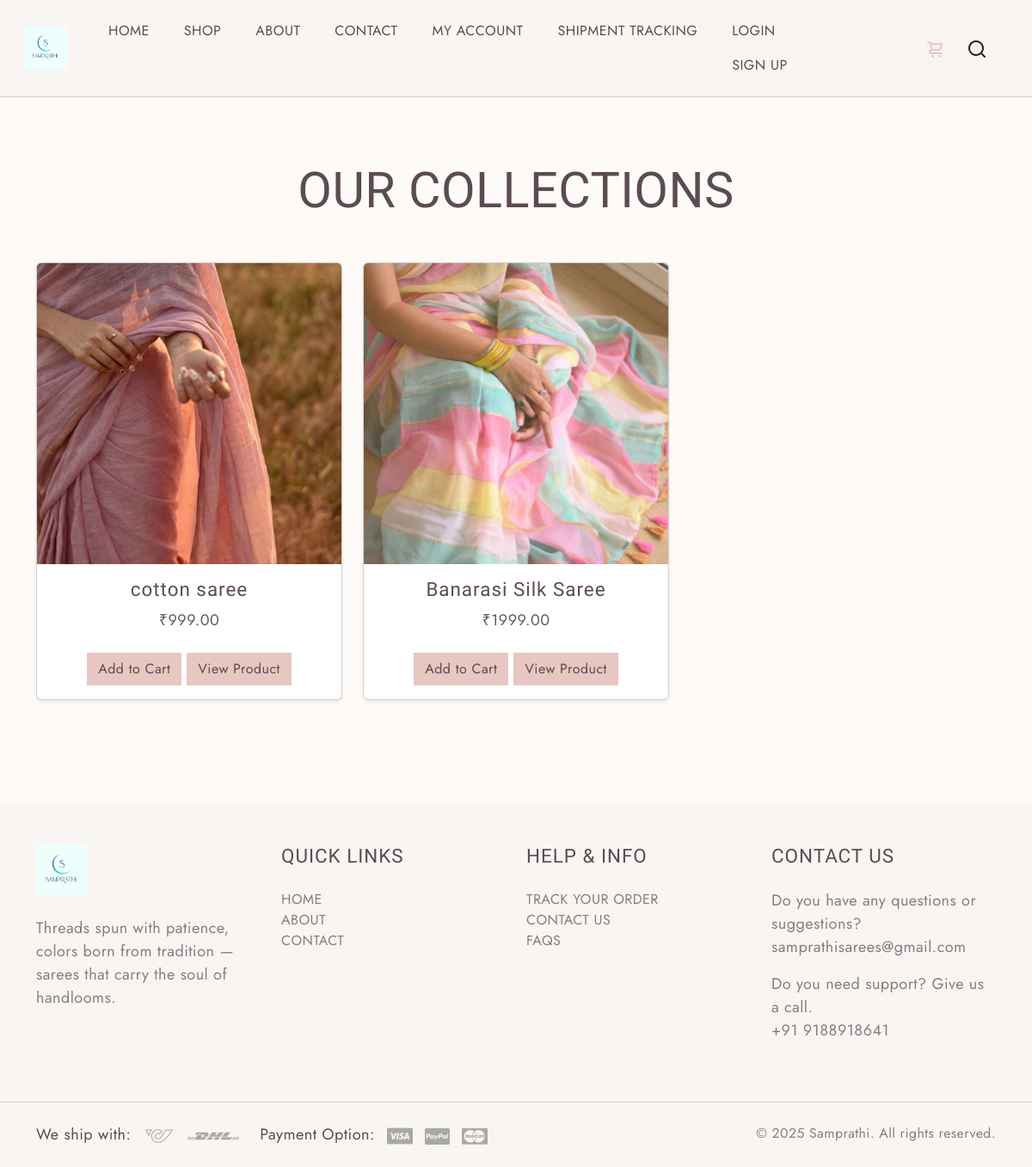
The app's page /shop/ with its own data.
### products/models.py (models this page shows, shortened)
class Product(models.Model):
    name = models.CharField(max_length=200)
    price = models.DecimalField(max_digits=8, decimal_places=2)
    description = models.TextField()
    image = models.ImageField(upload_to='products/')
    stock = models.IntegerField()
    available = models.BooleanField(default=True)

### products/views.py (the view)
# urls.py: path('shop/', views.shop, name='shop'),
def shop(request):
    products = Product.objects.filter(available=True)
    return render(request, "products/shop.html", {
        "products": products
    })

### products/context_processors.py (called while the page is built)
def cart_count(request):
    cart = request.session.get('cart', {})
    count = sum(cart.values())
    return {
        'cart_count': count
    }

### products/templates/products/shop.html
{% extends "products/base.html" %}
{% load static %}
{% block content %}
<div class="container py-5">
    <h2 class="text-center mb-5">OUR COLLECTIONS</h2>
    <div class="row">
        {% for product in products %}
        <div class="col-md-4 mb-4">
            <div class="card h-100 shadow-sm">
                {% if product.image %}
                    <img src="{{ product.image.url }}"
                         class="card-img-top"
                         style="height:350px; object-fit:cover;">
                {% endif %}
                <div class="card-body text-center">
                    <h5>{{ product.name }}</h5>
                    <p class="text-muted">
                        ₹{{ product.price }}
                    </p>
                    <a href="{% url 'add_to_cart' product.id %}" class="btn btn-dark mt-2">
                        Add to Cart
                    </a>
                    <a href="{% url 'product_detail' product.id %}" class="btn btn-dark mt-2">
                        View Product
                    </a>
                </div>
            </div>
        </div>
        {% endfor %}
    </div>
</div>
{% endblock %}

### products/templates/products/base.html (shortened to what this page needs)
{% load static %}
<!DOCTYPE html>
<html lang="en">
<head>
  <link href="https://cdn.jsdelivr.net/npm/bootstrap@5.3.0-alpha3/dist/css/bootstrap.min.css" rel="stylesheet">
  <link href="https://unpkg.com/aos@2.3.4/dist/aos.css" rel="stylesheet">
  <link rel="stylesheet" type="text/css" href="{% static 'css/vendor.css' %}">
  <link rel="stylesheet" href="https://cdn.jsdelivr.net/npm/swiper@9/swiper-bundle.min.css" />
  <link rel="stylesheet" type="text/css" href="{% static 'style.css' %}">
  <link rel="stylesheet" href="https://cdn.jsdelivr.net/npm/bootstrap-icons@1.11.3/font/bootstrap-icons.min.css">
</head>
<body class="homepage">
  <nav class="navbar navbar-expand-lg text-uppercase fs-6 p-3 border-bottom align-items-center" style="background-color: #f9f5f3; border-bottom: 1px solid #e8c7c2;">
    <div class="container-fluid">
      <div class="row justify-content-between align-items-center w-100">
        <div class="col-auto">
          <a class="navbar-brand" href="{% url 'home' %}">
            <img src="{% static 'images/samprathi-logo.jpeg' %}" alt="Samprathi" style="height: 50px; width: auto; max-width: 180px;">
          </a>
        </div>
        <div class="col-auto">
          <div class="offcanvas offcanvas-end" tabindex="-1" id="offcanvasNavbar" aria-labelledby="offcanvasNavbarLabel">
            <div class="offcanvas-body">
              <ul class="navbar-nav justify-content-end flex-grow-1 gap-4 pe-3">
                <li class="nav-item"><a class="nav-link" href="{% url 'home' %}">Home</a></li>
                <li class="nav-item"><a class="nav-link" href="{% url 'shop' %}">Shop</a></li>
                <li class="nav-item"><a class="nav-link" href="{% url 'about' %}">About</a></li>
                <li class="nav-item"><a class="nav-link" href="{% url 'contact' %}">Contact</a></li>
                <li class="nav-item"><a class="nav-link" href="{% url 'login' %}">My Account</a></li>
                <li class="nav-item"><a class="nav-link text-uppercase" href="{% url 'tracking' %}">
    Shipment Tracking
</a></li>
                <li class="nav-item">
                  {% if user.is_authenticated %}
                    <a class="nav-link" href="{% url 'logout' %}">Logout</a>
                  {% else %}
                    <a class="nav-link" href="{% url 'login' %}">Login</a>
                    <a class="nav-link" href="{% url 'register' %}">Sign Up</a>
                  {% endif %}
                </li>
              </ul>
            </div>
          </div>
        </div>
        <div class="col-auto ms-auto">
          <ul class="list-unstyled d-flex align-items-center m-0 gap-3">
            <li class="d-none d-lg-block">
                <a href="{% url 'cart' %}" class="mx-2 position-relative">
                  <svg width="24" height="24">
                      <use xlink:href="#cart"></use>
                   </svg>
</a>
            </li>
            <li class="search-box">
              <a href="#search" class="search-button text-dark">
                <svg width="24" height="24">
                  <use xlink:href="#search"></use>
                </svg>
              </a>
            </li>
          </ul>
        </div>
      </div>
    </div>
  </nav>
  {% block content %}{% endblock %}
  <footer id="footer" class="mt-5" style="background-color: #f9f5f3; color: #5c4b51;">
    <div class="container">
      <div class="row d-flex flex-wrap justify-content-between py-5">
        <div class="col-md-3 col-sm-6">
          <div class="footer-menu footer-menu-001">
            <div class="footer-intro mb-4">
              <a href="{% url 'home' %}">
                <img src="{% static 'images/samprathi-logo.jpeg' %}" alt="Samprathi" style="height: 60px; width: auto;">
              </a>
            </div>
            <p style="color: #8a7a80;">
              Threads spun with patience, colors born from tradition — sarees that carry the soul of handlooms.
            </p>
            <div class="social-links">
              <ul class="list-unstyled d-flex flex-wrap gap-3">
                <li><a href="#" class="text-secondary"><svg width="24" height="24"><use xlink:href="#facebook"></use></svg></a></li>
                <li><a href="#" class="text-secondary"><svg width="24" height="24"><use xlink:href="#twitter"></use></svg></a></li>
                <li><a href="#" class="text-secondary"><svg width="24" height="24"><use xlink:href="#youtube"></use></svg></a></li>
                <li><a href="#" class="text-secondary"><svg width="24" height="24"><use xlink:href="#pinterest"></use></svg></a></li>
                <li>
                  <a href="https://www.instagram.com/samprathi_sarees?utm_source=ig_web_button_share_sheet&igsh=ZDNlZDc0MzIxNw==" target="_blank" class="text-secondary">
                    <svg width="24" height="24"><use xlink:href="#instagram"></use></svg>
                  </a>
                </li>
              </ul>
            </div>
          </div>
        </div>
        <div class="col-md-3 col-sm-6">
          <div class="footer-menu footer-menu-002">
            <h5 class="widget-title text-uppercase mb-4">Quick Links</h5>
            <ul class="menu-list list-unstyled text-uppercase border-animation-left fs-6">
              <li class="menu-item"><a href="{% url 'home' %}" class="item-anchor">Home</a></li>
              <li class="menu-item"><a href="{% url 'about' %}" class="item-anchor">About</a></li>
              <li class="menu-item"><a href="{% url 'contact' %}" class="item-anchor">Contact</a></li>
            </ul>
          </div>
        </div>
        <div class="col-md-3 col-sm-6">
          <div class="footer-menu footer-menu-003">
            <h5 class="widget-title text-uppercase mb-4">Help & Info</h5>
            <ul class="menu-list list-unstyled text-uppercase border-animation-left fs-6">
              <li class="menu-item"><a href="/tracking/" class="item-anchor">Track Your Order</a></li>
              <li class="menu-item"><a href="{% url 'contact' %}" class="item-anchor">Contact Us</a></li>
              <li class="menu-item"><a href="{% url 'faq' %}" class="item-anchor">Faqs</a></li>
            </ul>
          </div>
        </div>
        <div class="col-md-3 col-sm-6">
          <div class="footer-menu footer-menu-004">
            <h5 class="widget-title text-uppercase mb-4">Contact Us</h5>
            <p style="color: #8a7a80;">
              Do you have any questions or suggestions?<br>
              <a href="mailto:samprathisarees@gmail.com" class="item-anchor">samprathisarees@gmail.com</a>
            </p>
            <p style="color: #8a7a80;">
              Do you need support? Give us a call.<br>
              <a href="tel:+91 9188918641" class="item-anchor">+91 9188918641</a>
            </p>
          </div>
        </div>
      </div>
    </div>
    <div class="border-top py-4" style="border-top-color: #e8c7c2 !important;">
      <div class="container">
        <div class="row">
          <div class="col-md-6 d-flex flex-wrap">
            <div class="shipping me-4">
              <span>We ship with:</span>
              <img src="{% static 'images/arct-icon.png' %}" alt="icon" class="ms-2" style="height: 24px;">
              <img src="{% static 'images/dhl-logo.png' %}" alt="icon" class="ms-2" style="height: 24px;">
            </div>
            <div class="payment-option">
              <span>Payment Option:</span>
              <img src="{% static 'images/visa-card.png' %}" alt="card" class="ms-2" style="height: 24px;">
              <img src="{% static 'images/paypal-card.png' %}" alt="card" class="ms-2" style="height: 24px;">
              <img src="{% static 'images/master-card.png' %}" alt="card" class="ms-2" style="height: 24px;">
            </div>
          </div>
          <div class="col-md-6 text-end">
            <p class="mb-0 small" style="color: #8a7a80;">
              © 2025 Samprathi. All rights reserved.
            </p>
          </div>
        </div>
      </div>
    </div>
  </footer>
</body>
</html>

### static/style.css (style rules this page uses)
body { --heading-font: "Marcellus", Roboto, sans-serif; --heading-font-weight: 400; --heading-color: #111; --heading-line-height: 1.24; --swiper-theme-color: #8C907E; --bs-body-font-family: "Jost", Roboto, sans-serif; --bs-body-font-size: 18px; --bs-body-font-weight: 400; --bs-body-line-height: 1.5; --bs-body-color: #8f8f8f; --bs-body-color-rgb: 143, 143, 143; --bs-primary: #8C907E; --bs-secondary: #6c757d; --bs-black: #111; --bs-light: #F1F1F0; --bs-dark: #212529; --bs-gray: #9aa1a7; --bs-gray-dark: #51565b; --bs-primary-rgb: 140, 144, 126; --bs-secondary-rgb: 108, 117, 125; --bs-black-rgb: 17, 17, 17; --bs-light-rgb: 241, 241, 240; --bs-dark-rgb: 33, 37, 41; --bs-link-color: #111; --bs-link-color-rgb: 17, 17, 17; --bs-link-decoration: underline; --bs-link-hover-color: #111; --bs-link-hover-color-rgb: 17, 17, 17; }
body { letter-spacing: 0.03rem; }
h1, .h1, h2, .h2, h3, .h3, h4, .h4, h5, .h5, h6, .h6 { font-family: var(--heading-font); font-weight: var(--heading-font-weight); color: var(--heading-color); line-height: var(--heading-line-height); }
h1, h2, h3 { margin: 25px 0; }
h5, h6 { letter-spacing: 1px; }
h2, .h2 { font-size: 3.6rem; }
h5, .h5 { font-size: 1.4rem; }
a { text-decoration: none; }
.container-fluid { max-width: 1800px; }
.btn { --bs-btn-border-radius: 0; }
.border-animation-left .item-anchor { position: relative; margin-bottom: 20px; }
.border-animation-left .item-anchor:after { content: ""; position: absolute; width: 0; height: 1px; left: 0; bottom: 0; z-index: 9; background: var(--bs-dark); transition: all 0.5s ease; }
.border-animation-left.light-border .item-anchor:after, .border-animation-left .item-anchor:after { background: var(--bs-dark); }

### products/templates/products/base.html (style rules this page uses)
body { background-color: #fdfaf7; color: #5c4b51; font-family: 'Jost', sans-serif; }
h1, h2, h3, h4, h5, h6 { font-family: 'Marcellus', serif; color: #5c4b51; }
.navbar { background-color: #f9f5f3 !important; border-bottom: 1px solid #e8c7c2 !important; }
.navbar-brand img { max-height: 50px; width: auto; }
.navbar-nav .nav-link { color: #5c4b51 !important; }
.navbar .d-flex svg, .search-button svg { fill: #5c4b51; }
.btn-primary, .btn-dark, .btn.btn-primary.btn-lg { background-color: #e8c7c2 !important; border-color: #e8c7c2 !important; color: #5c4b51 !important; transition: all 0.3s ease; }
a:not(.nav-link) { color: #e8c7c2; }
#footer { background-color: #f9f5f3; color: #5c4b51; }
.footer-menu h5.widget-title { color: #5c4b51; }
.footer-menu a.item-anchor { color: #8a7a80; }
.border-top { border-top-color: #e8c7c2 !important; }

### records on screen
Product: image (picture), name "cotton saree", price "999.00"
Product: image (picture), name "Banarasi Silk Saree", price "1999.00"
